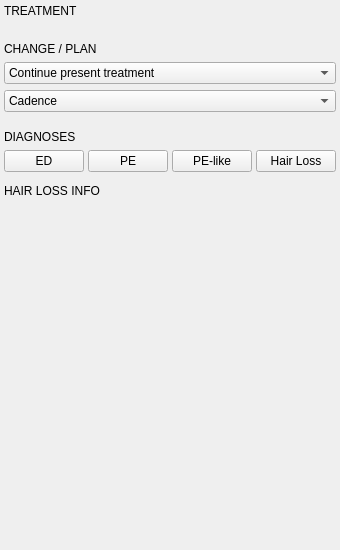
<?xml version="1.0" encoding="UTF-8"?>
<ui version="4.0">
 <class>SexualHealthInfo</class>
 <widget class="QWidget" name="SexualHealthInfo">
  <property name="geometry">
   <rect><x>0</x><y>0</y><width>300</width><height>550</height></rect>
  </property>
  <layout class="QVBoxLayout" name="mainLayout">
   <property name="leftMargin"><number>4</number></property>
   <property name="topMargin"><number>4</number></property>
   <property name="rightMargin"><number>4</number></property>
   <property name="bottomMargin"><number>4</number></property>
   <property name="spacing"><number>6</number></property>
   <!-- Treatment -->
   <item>
    <widget class="QLabel" name="lbl_treatment_section">
     <property name="text"><string>TREATMENT</string></property>
    </widget>
   </item>
   <item>
    <widget class="EditableInfoCard" name="card_medication">
     <property name="title" stdset="0"><string>Medication</string></property>
    </widget>
   </item>
   <item>
    <layout class="QHBoxLayout" name="treatmentRow">
     <property name="spacing"><number>6</number></property>
     <item>
      <widget class="EditableInfoCard" name="card_effectiveness">
       <property name="title" stdset="0"><string>Effectiveness</string></property>
      </widget>
     </item>
     <item>
      <widget class="EditableInfoCard" name="card_bp">
       <property name="title" stdset="0"><string>Blood Pressure</string></property>
      </widget>
     </item>
    </layout>
   </item>
   <item>
    <widget class="QWidget" name="separator1">
     <property name="maximumSize"><size><width>16777215</width><height>1</height></size></property>
     <property name="styleSheet"><string>background-color: #2e4066;</string></property>
    </widget>
   </item>
   <!-- Change / Plan -->
   <item>
    <widget class="QLabel" name="lbl_change_section">
     <property name="text"><string>CHANGE / PLAN</string></property>
    </widget>
   </item>
   <item>
    <widget class="QComboBox" name="combo_plan">
     <item><property name="text"><string>Continue present treatment</string></property></item>
     <item><property name="text"><string>Change treatment to—</string></property></item>
    </widget>
   </item>
   <item>
    <widget class="QComboBox" name="combo_change">
     <item><property name="text"><string>Cadence</string></property></item>
     <item><property name="text"><string>Dose number</string></property></item>
     <item><property name="text"><string>Medication</string></property></item>
    </widget>
   </item>
   <item>
    <widget class="EditableInfoCard" name="card_change_detail">
     <property name="title" stdset="0"><string>Change Detail</string></property>
    </widget>
   </item>
   <item>
    <widget class="QWidget" name="separator2">
     <property name="maximumSize"><size><width>16777215</width><height>1</height></size></property>
     <property name="styleSheet"><string>background-color: #2e4066;</string></property>
    </widget>
   </item>
   <!-- Diagnoses -->
   <item>
    <widget class="QLabel" name="lbl_diagnoses_section">
     <property name="text"><string>DIAGNOSES</string></property>
    </widget>
   </item>
   <item>
    <layout class="QHBoxLayout" name="dxLayout">
     <property name="spacing"><number>4</number></property>
     <item>
      <widget class="ToggleChip" name="chip_dx_ed">
       <property name="text"><string>ED</string></property>
      </widget>
     </item>
     <item>
      <widget class="ToggleChip" name="chip_dx_pe">
       <property name="text"><string>PE</string></property>
      </widget>
     </item>
     <item>
      <widget class="ToggleChip" name="chip_dx_pe_like">
       <property name="text"><string>PE-like</string></property>
      </widget>
     </item>
     <item>
      <widget class="ToggleChip" name="chip_dx_hair">
       <property name="text"><string>Hair Loss</string></property>
      </widget>
     </item>
    </layout>
   </item>
   <item>
    <widget class="QWidget" name="separator3">
     <property name="maximumSize"><size><width>16777215</width><height>1</height></size></property>
     <property name="styleSheet"><string>background-color: #2e4066;</string></property>
    </widget>
   </item>
   <!-- Hair Loss Info -->
   <item>
    <widget class="QLabel" name="lbl_hair_section">
     <property name="text"><string>HAIR LOSS INFO</string></property>
    </widget>
   </item>
   <item>
    <widget class="EditableInfoCard" name="card_hair_location">
     <property name="title" stdset="0"><string>Hair Location</string></property>
    </widget>
   </item>
   <item>
    <widget class="EditableInfoCard" name="card_hair_sxx">
     <property name="title" stdset="0"><string>Hair Symptoms</string></property>
    </widget>
   </item>
   <item>
    <spacer name="bottomSpacer"><property name="orientation"><enum>Qt::Vertical</enum></property><property name="sizeHint" stdset="0"><size><width>20</width><height>40</height></size></property></spacer>
   </item>
  </layout>
 </widget>
 <customwidgets>
  <customwidget>
   <class>EditableInfoCard</class>
   <extends>QWidget</extends>
   <header>emr_assist.ui.widgets</header>
  </customwidget>
  <customwidget>
   <class>ToggleChip</class>
   <extends>QPushButton</extends>
   <header>emr_assist.ui.widgets</header>
  </customwidget>
 </customwidgets>
 <resources/>
 <connections/>
</ui>
